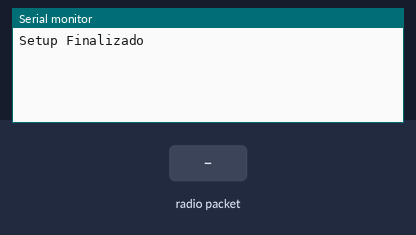
Bench run of a sketch on a simulated Arduino Uno, built with avr-gcc and run on an emulated ATmega328P. Parts: the last lines printed to the serial monitor. The inputs (shaded band) are chosen by the test bench. No radio packets arrive unless stated.

Above: at 2.2 s.
2.3 s: radio packet "1" arrives
At 3.1 s:
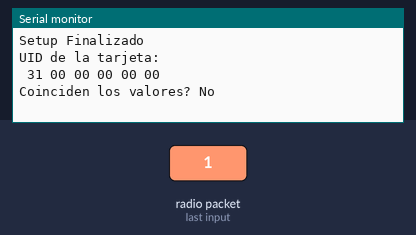
3.8 s: radio packet "0" arrives
At 5.11 s:
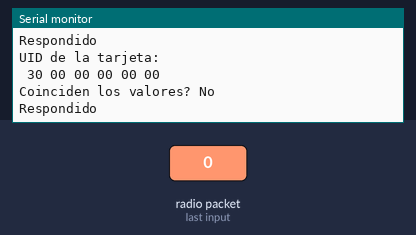
5.3 s: radio packet "2" arrives
At 7.8 s:
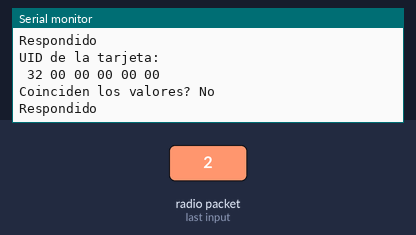

Measured:
- after the input at 2.3 s, the serial monitor: prints a new line at once (image 1)
- after the input at 3.8 s, the serial monitor: prints a new line at once (image 2)
- after the input at 5.3 s, the serial monitor: prints a new line at once (image 3)

The sketch:

NodoServidorEstable.ino
```cpp
#include <SPI.h>
#include "RF24.h"
#include <MFRC522.h>
/************/
/* Constantes */

# define SERIAL_BITRATE 115200

/* RFID */
#define RFID_PIN_RESET 9 // Pin 9 para el reset del fid
#define RFID_PIN_SPI 10

/* RF radio */
#define RF_PIN_CE 9
#define RF_PIN_CS 10
#define RF_CHANNEL 108 // Por encima de la mayoría de canales WiFi
#define RF_READ_PIPE_NUMBER 1 // http://maniacalbits.blogspot.com/2013/04/rf24-addressing-nrf24l01-radios-require.html

/* Inicializaciones de clase */

//MFRC522 mfrc522 (RFID_PIN_SPI, RFID_PIN_RESET);
MFRC522::MIFARE_Key clave = {keyByte: {0xFF, 0xFF, 0xFF, 0xFF, 0xFF, 0xFF}};
// Configura la radio en el bus SPI
RF24 radio (RF_PIN_CE, RF_PIN_CS);

uint8_t direcciones_pipes[][6] = {"2mas", "2nod"};
/*
 * Definicion de pipes
 * **/

bool AccesoPermitido[1] = {false};

void setup()
{
    Serial.begin(SERIAL_BITRATE);
    delay(1000);
    radio.begin();
    radio.setChannel(RF_CHANNEL);
    radio.setPALevel(RF24_PA_MAX); // 0dBm
    radio.setDataRate( RF24_250KBPS ) ;

    radio.openReadingPipe(1, direcciones_pipes[0]);
    radio.openWritingPipe(direcciones_pipes[1]);

    radio.startListening();

//    mfrc522.PCD_Init();
    Serial.println("Setup Finalizado");
}
bool newRequest = false;
void loop()
{
  comprobarRadio();
  responder();
    //  else {

    //   radio.write(direcciones_pipes[1], "YES", sizeof("YES"));
    // }

    // // Mostrar información de la tarjeta por el monitor serie

}

/**
 * Muestra la array de bytes
 * @param buffer: El la array de bytes
 * @param bufferSize: El tamaño de la array de bytes
 * **/
void mostrarByteArray(byte* buffer, byte bufferSize) {
    for (byte i = 0; i < bufferSize; i++) {
        Serial.print(buffer[i] < 0x10 ? " 0" : " ");
        Serial.print(buffer[i], HEX);
    }
    Serial.println("");
}


void comprobarRadio() {
  if (radio.available())
    {
      while (radio.available())
      {
        radio.read( &clave, MFRC522::MF_KEY_SIZE );
      }
      newRequest = true;
      Serial.println(F("UID de la tarjeta:"));
      mostrarByteArray(clave.keyByte, MFRC522::MF_KEY_SIZE);
      Serial.print("Coinciden los valores? ");
      if (clave.keyByte[0] == 0x1A) {
        AccesoPermitido[0] = true;
        Serial.println("Si");
      } else {
        AccesoPermitido[0] = false;
        Serial.println("No");
      }
    }
}
void responder() {
  if (newRequest) {
    radio.stopListening();
    bool rslt;
    delay(1000);
    rslt = radio.write( &AccesoPermitido, sizeof(AccesoPermitido) );
    radio.startListening();
    Serial.println("Respondido");
    newRequest = false;
  }

}
```
